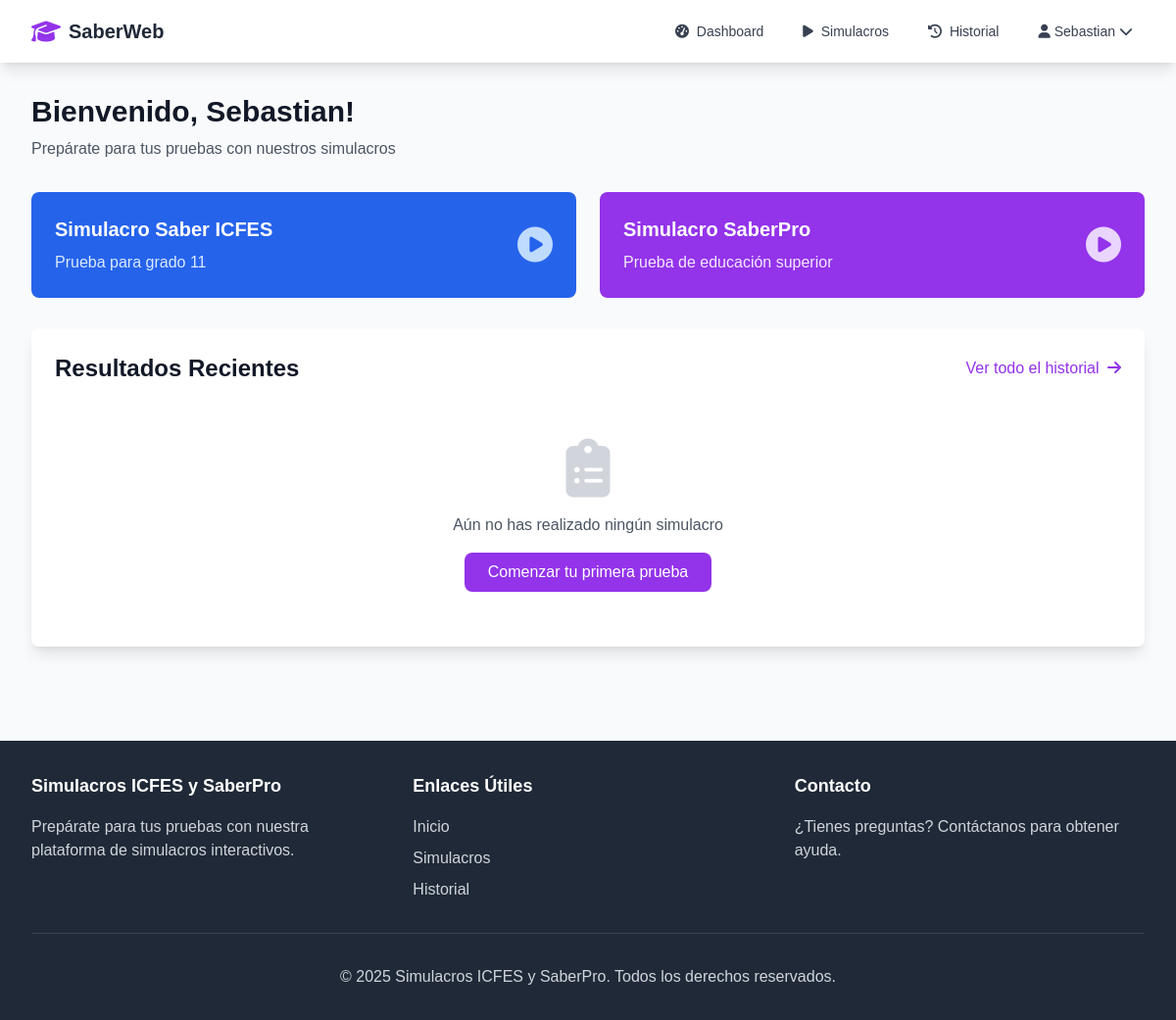
Page /dashboard (signed in) on the earlier database version.
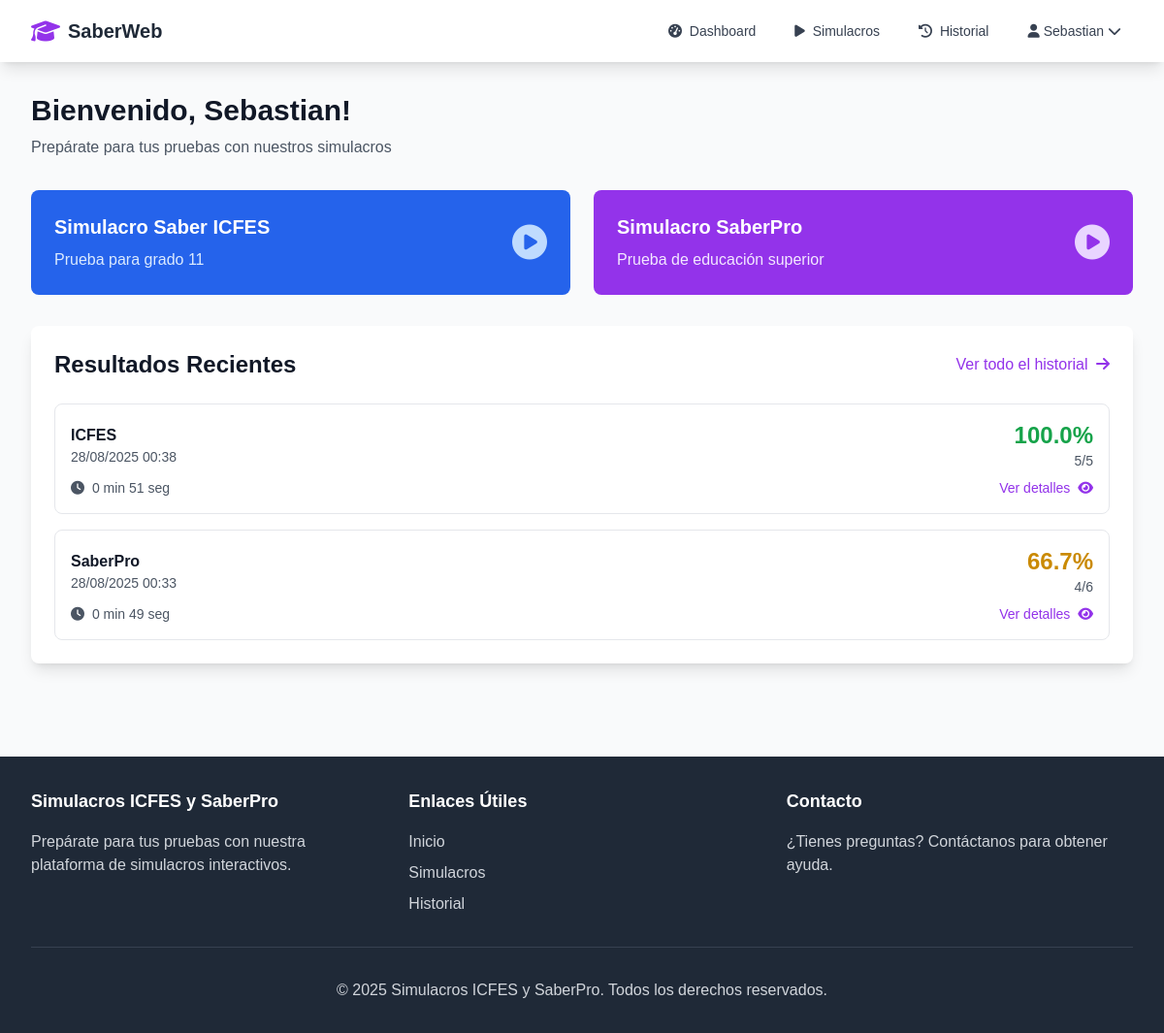
Same page on the later database version.
### Models.py (models this page shows, shortened)
class User(UserMixin, db.Model):
    id = db.Column(db.Integer, primary_key=True)
    username = db.Column(db.String(80), unique=True, nullable=False)
    email = db.Column(db.String(120), unique=True, nullable=False)
    password_hash = db.Column(db.String(255), nullable=False)
    created_at = db.Column(db.DateTime, default=datetime.utcnow)
    test_results = db.relationship('TestResult', backref='user', lazy=True)

class TestResult(db.Model):
    id = db.Column(db.Integer, primary_key=True)
    user_id = db.Column(db.Integer, db.ForeignKey('user.id'), nullable=False)
    test_type = db.Column(db.String(20), nullable=False)
    score = db.Column(db.Float, nullable=False)
    total_questions = db.Column(db.Integer, nullable=False)
    correct_answers = db.Column(db.Integer, nullable=False)
    time_taken = db.Column(db.Integer, nullable=False)  # en segundos
    completed_at = db.Column(db.DateTime, default=datetime.utcnow)
    answers = db.relationship('TestAnswer', backref='test_result', lazy=True)

### App.py (the view)
@app.route('/dashboard')
@login_required
def dashboard():
    results = TestResult.query.filter_by(user_id=current_user.id).order_by(TestResult.completed_at.desc()).limit(5).all()
    return render_template('dashboard.html', results=results)

### Database.py (called while the page is built)
@login_manager.user_loader
def load_user(user_id):
    return User.query.get(int(user_id))

### templates/dashboard.html
{% extends 'base.html' %}
{% block content %}
<div class="max-w-7xl mx-auto px-4 sm:px-6 lg:px-8 py-8">
    <div class="mb-8">
        <h1 class="text-3xl font-bold text-gray-900">Bienvenido, {{ current_user.username }}!</h1>
        <p class="text-gray-600 mt-2">Prepárate para tus pruebas con nuestros simulacros</p>
    </div>
    <div class="grid md:grid-cols-2 gap-6 mb-8">
        <a href="{{ url_for('start_test', test_type='ICFES') }}" class="bg-blue-600 text-white rounded-lg p-6 hover:bg-blue-700 transition card-hover">
            <div class="flex items-center justify-between">
                <div>
                    <h3 class="text-xl font-semibold">Simulacro Saber ICFES</h3>
                    <p class="text-blue-100 mt-2">Prueba para grado 11</p>
                </div>
                <i class="fas fa-play-circle text-4xl text-blue-200"></i>
            </div>
        </a>
        <a href="{{ url_for('start_test', test_type='SaberPro') }}" class="bg-purple-600 text-white rounded-lg p-6 hover:bg-purple-700 transition card-hover">
            <div class="flex items-center justify-between">
                <div>
                    <h3 class="text-xl font-semibold">Simulacro SaberPro</h3>
                    <p class="text-purple-100 mt-2">Prueba de educación superior</p>
                </div>
                <i class="fas fa-play-circle text-4xl text-purple-200"></i>
            </div>
        </a>
    </div>
    <div class="bg-white rounded-lg shadow-lg p-6">
        <div class="flex justify-between items-center mb-6">
            <h2 class="text-2xl font-bold text-gray-900">Resultados Recientes</h2>
            <a href="{{ url_for('history') }}" class="text-purple-600 hover:text-purple-700">
                Ver todo el historial <i class="fas fa-arrow-right ml-1"></i>
            </a>
        </div>
        {% if results %}
            <div class="space-y-4">
                {% for result in results %}
                    <div class="border rounded-lg p-4 hover:bg-gray-50 transition">
                        <div class="flex justify-between items-center">
                            <div>
                                <h3 class="font-semibold text-gray-900">{{ result.test_type }}</h3>
                                <p class="text-sm text-gray-600">{{ result.completed_at.strftime('%d/%m/%Y %H:%M') }}</p>
                            </div>
                            <div class="text-right">
                                <div class="text-2xl font-bold {% if result.score >= 70 %}text-green-600{% elif result.score >= 50 %}text-yellow-600{% else %}text-red-600{% endif %}">
                                    {{ "%.1f"|format(result.score) }}%
                                </div>
                                <p class="text-sm text-gray-600">{{ result.correct_answers }}/{{ result.total_questions }}</p>
                            </div>
                        </div>
                        <div class="mt-2 flex justify-between text-sm text-gray-600">
                            <span><i class="fas fa-clock mr-1"></i> {{ result.time_taken // 60 }} min {{ result.time_taken % 60 }} seg</span>
                            <a href="{{ url_for('view_results', test_id=result.id) }}" class="text-purple-600 hover:text-purple-700">
                                Ver detalles <i class="fas fa-eye ml-1"></i>
                            </a>
                        </div>
                    </div>
                {% endfor %}
            </div>
        {% else %}
            <div class="text-center py-8">
                <i class="fas fa-clipboard-list text-6xl text-gray-300 mb-4"></i>
                <p class="text-gray-600">Aún no has realizado ningún simulacro</p>
                <a href="{{ url_for('select_test') }}" class="mt-4 inline-block bg-purple-600 text-white px-6 py-2 rounded-lg hover:bg-purple-700 transition">
                    Comenzar tu primera prueba
                </a>
            </div>
        {% endif %}
    </div>
</div>
{% endblock %}

### templates/base.html (shortened to what this page needs)
<!DOCTYPE html>
<html lang="es">
<head>
    <script src="https://cdn.tailwindcss.com"></script>
    <link rel="stylesheet" href="https://cdnjs.cloudflare.com/ajax/libs/font-awesome/6.4.0/css/all.min.css">
    <link rel="stylesheet" href="/styles/main.css">
</head>
<body class="bg-gray-50 min-h-screen">
    <nav class="bg-white shadow-lg">
        <div class="max-w-7xl mx-auto px-4 sm:px-6 lg:px-8">
            <div class="flex justify-between h-16">
                <div class="flex items-center">
                    <a href="{{ url_for('index') }}" class="flex items-center">
                        <i class="fas fa-graduation-cap text-2xl text-purple-600 mr-2"></i>
                        <span class="text-xl font-bold text-gray-800">SaberWeb</span>
                    </a>
                </div>
                <div class="flex items-center space-x-4">
                    {% if current_user.is_authenticated %}
                        <a href="{{ url_for('dashboard') }}" class="text-gray-700 hover:text-purple-600 px-3 py-2 rounded-md text-sm font-medium">
                            <i class="fas fa-tachometer-alt mr-1"></i> Dashboard
                        </a>
                        <a href="{{ url_for('select_test') }}" class="text-gray-700 hover:text-purple-600 px-3 py-2 rounded-md text-sm font-medium">
                            <i class="fas fa-play mr-1"></i> Simulacros
                        </a>
                        <a href="{{ url_for('history') }}" class="text-gray-700 hover:text-purple-600 px-3 py-2 rounded-md text-sm font-medium">
                            <i class="fas fa-history mr-1"></i> Historial
                        </a>
                        <div class="relative group">
                            <button class="flex items-center text-gray-700 hover:text-purple-600 px-3 py-2 rounded-md text-sm font-medium">
                                <i class="fas fa-user mr-1"></i> {{ current_user.username }}
                                <i class="fas fa-chevron-down ml-1"></i>
                            </button>
                        </div>
                    {% endif %}
                </div>
            </div>
        </div>
    </nav>
    <main>
        {% block content %}{% endblock %}
    </main>
    <footer class="bg-gray-800 text-white mt-16">
        <div class="max-w-7xl mx-auto px-4 sm:px-6 lg:px-8 py-8">
            <div class="grid md:grid-cols-3 gap-8">
                <div>
                    <h3 class="text-lg font-semibold mb-4">Simulacros ICFES y SaberPro</h3>
                    <p class="text-gray-300">Prepárate para tus pruebas con nuestra plataforma de simulacros interactivos.</p>
                </div>
                <div>
                    <h3 class="text-lg font-semibold mb-4">Enlaces Útiles</h3>
                    <ul class="space-y-2 text-gray-300">
                        <li><a href="{{ url_for('index') }}" class="hover:text-white">Inicio</a></li>
                        {% if current_user.is_authenticated %}
                            <li><a href="{{ url_for('select_test') }}" class="hover:text-white">Simulacros</a></li>
                            <li><a href="{{ url_for('history') }}" class="hover:text-white">Historial</a></li>
                        {% endif %}
                    </ul>
                </div>
                <div>
                    <h3 class="text-lg font-semibold mb-4">Contacto</h3>
                    <p class="text-gray-300">¿Tienes preguntas? Contáctanos para obtener ayuda.</p>
                </div>
            </div>
            <div class="border-t border-gray-700 mt-8 pt-8 text-center text-gray-300">
                <p>&copy; 2025 Simulacros ICFES y SaberPro. Todos los derechos reservados.</p>
            </div>
        </div>
    </footer>
</body>
</html>

### styles/main.css (style rules this page uses)
body { font-family: Arial, sans-serif; background-color: #f4f4f4; margin: 0; padding: 0; }

### templates/base.html (style rules this page uses)
.card-hover { transition: transform 0.3s ease, box-shadow 0.3s ease; }

Differences in the rows shown:
added TestResult: test_type "ICFES", completed_at "28/08/2025 00:38", score "100.0", correct_answers "5", total_questions "5", time_taken "0", result.time_taken%60 "51"
added TestResult: test_type "SaberPro", completed_at "28/08/2025 00:33", score "66.7", correct_answers "4", total_questions "6", time_taken "0", result.time_taken%60 "49"
Other differences:
text no longer shown: "Aún no has realizado ningún simulacro Comenzar tu primera prueba"
